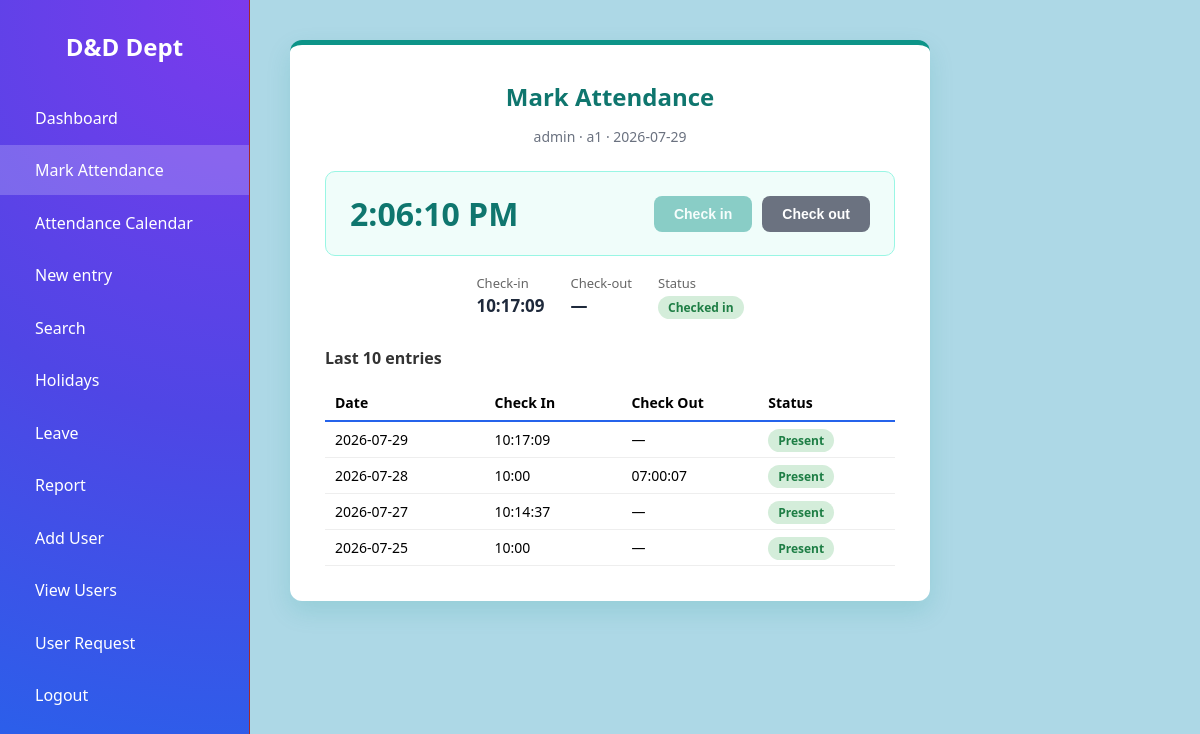
The app's page /attendance (signed in) with its own data.
### tables this page shows
CREATE TABLE employees (
            id INTEGER PRIMARY KEY AUTOINCREMENT,
            name TEXT NOT NULL,
            employee_id TEXT NOT NULL,
            designation TEXT,
            dob TEXT,
            date_of_joining TEXT,
            created_at TEXT DEFAULT CURRENT_TIMESTAMP
        );

CREATE TABLE attendance (
            id INTEGER PRIMARY KEY AUTOINCREMENT,
            employee_id INTEGER NOT NULL REFERENCES employees(id),
            work_date TEXT NOT NULL,
            check_in TEXT,
            check_out TEXT,
            status TEXT NOT NULL DEFAULT 'Present',
            created_at TEXT DEFAULT CURRENT_TIMESTAMP,
            UNIQUE(employee_id, work_date)
        );

### app.py (the view)
@app.route('/attendance', methods=['GET'])
@login_required
def attendance_home():
    employee = get_current_employee()
    if employee is None:
        flash('Your account isn\'t linked to an employee record yet — ask an admin to link it from Add User / Edit User.', 'error')
        return redirect(url_for('dashboard'))
    conn = db.get_db()
    today = datetime.now().strftime('%Y-%m-%d')
    today_row = conn.execute(
        'SELECT * FROM attendance WHERE employee_id = ? AND work_date = ?', (employee['id'], today)
    ).fetchone()
    recent = conn.execute(
        'SELECT * FROM attendance WHERE employee_id = ? ORDER BY work_date DESC LIMIT 10', (employee['id'],)
    ).fetchall()
    return render_template('attendance.html', today_row=today_row, recent=recent, today=today, employee=employee)

### app.py (called while the page is built)
def login_required(view):
    @wraps(view)
    def wrapped_view(*args, **kwargs):
        if not session.get('logged_in'):
            return redirect(url_for('login'))
        return view(*args, **kwargs)
    return wrapped_view

def get_current_employee():
    username = session.get('username')
    if not username:
        return None
    conn = db.get_db()
    user_row = conn.execute('SELECT linked_employee_id FROM users WHERE username = ?', (username,)).fetchone()
    if user_row and user_row['linked_employee_id']:
        emp = conn.execute('SELECT * FROM employees WHERE id = ?', (user_row['linked_employee_id'],)).fetchone()
        if emp:
            return emp
    return conn.execute(
        'SELECT * FROM employees WHERE name = ? OR employee_id = ?', (username, username)
    ).fetchone()

### db.py (called while the page is built)
def get_db():
    if 'db' not in g:
        g.db = sqlite3.connect(
            current_app.config['DATABASE'],
            detect_types=sqlite3.PARSE_DECLTYPES
        )
        g.db.row_factory = sqlite3.Row
    return g.db

### templates/attendance.html (shortened to what this page needs)
{% extends 'base.html' %}
{% set active_page = 'attendance' %}
{% block content %}
<div class="attendance-wrapper">
    <div class="attendance-panel">
        <h2>Mark Attendance</h2>
        <p class="who">{{ employee['name'] }} &middot; {{ employee['employee_id'] }} &middot; {{ today }}</p>
        <div class="punch-clock">
            <div class="time-display" id="liveClock">--:--:--</div>
            <div class="punch-actions">
                <button id="btnIn" class="btn-punch-in" {{ 'disabled' if today_row }}>Check in</button>
                <button id="btnOut" class="btn-punch-out" {{ 'disabled' if not today_row or today_row['check_out'] }}>Check out</button>
            </div>
        </div>
        <div class="punch-stamps">
            <div class="punch-stamp">Check-in<strong id="stampIn">{{ today_row['check_in'] if today_row else '—' }}</strong></div>
            <div class="punch-stamp">Check-out<strong id="stampOut">{{ today_row['check_out'] if today_row and today_row['check_out'] else '—' }}</strong></div>
            <div class="punch-stamp">Status<strong>
                {% if today_row and today_row['check_out'] %}
                    <span class="status status-present">Complete</span>
                {% elif today_row %}
                    <span class="status status-present">Checked in</span>
                {% else %}
                    <span class="status status-pending">Not checked in</span>
                {% endif %}
            </strong></div>
        </div>
        <h3 class="recent-title">Last 10 entries</h3>
        {% if recent %}
        <table>
            <thead>
                <tr>
                    <th style="width:28%;">Date</th>
                    <th style="width:24%;">Check In</th>
                    <th style="width:24%;">Check Out</th>
                    <th style="width:24%;">Status</th>
                </tr>
            </thead>
            <tbody>
                {% for r in recent %}
                <tr>
                    <td>{{ r['work_date'] }}</td>
                    <td>{{ r['check_in'] or '—' }}</td>
                    <td>{{ r['check_out'] or '—' }}</td>
                    <td><span class="status status-{{ r['status']|lower|replace(' ', '') }}">{{ r['status'] }}</span></td>
                </tr>
                {% endfor %}
            </tbody>
        </table>
        {% else %}
        <p class="empty-note">No attendance recorded yet — check in above to start your record.</p>
        {% endif %}
    </div>
</div>
{% endblock %}

### records on screen
employees: name "admin", employee_id "a1"
attendance: check_in "10:17:09", work_date "2026-07-29", r "—", status "Present"
attendance: work_date "2026-07-28", check_in "10:00", check_out "07:00:07", status "Present"
attendance: work_date "2026-07-27", check_in "10:14:37", r "—", status "Present"
attendance: work_date "2026-07-25", check_in "10:00", r "—", status "Present"
